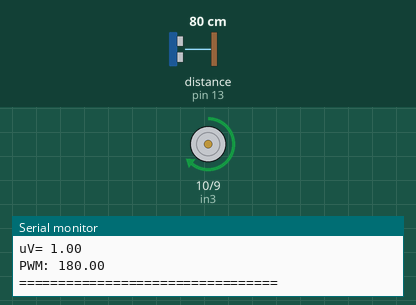
Recording of a sketch running on a simulated Arduino Uno, built with avr-gcc and run on an emulated ATmega328P. On the bench: motor-driver pin pairs drawn as motors (green arrow = first pin HIGH = forward, orange = second pin HIGH = backward, longer = more drive, scaled by the enable pin), the last lines printed to the serial monitor. Wiring (inferred from the names in the program): ultrasonic range finder: trigger pin 12; echo pin 13. The test bench sets the inputs (shaded band); at power-on: distance to the obstacle (sensor on pin 13) 80 cm. The echo pulse lasts 58.3 µs per cm.

Above: at 1.4 s.
1.5 s: distance to the obstacle (sensor on pin 13) set to 2 cm
At 2.5 s:
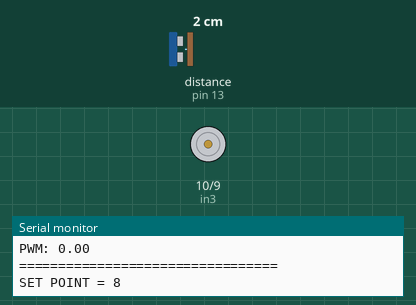
3.4 s: distance to the obstacle (sensor on pin 13) set to 7 cm
5.0 s: distance to the obstacle (sensor on pin 13) set to 9 cm
At 6.3 s:
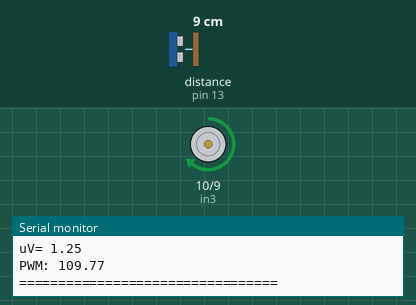
6.6 s: distance to the obstacle (sensor on pin 13) set to 4 cm
At 8.2 s:
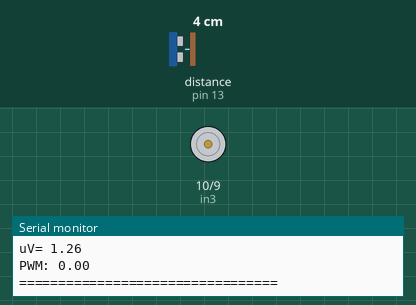
8.6 s: distance to the obstacle (sensor on pin 13) set to 18 cm
At 10.2 s:
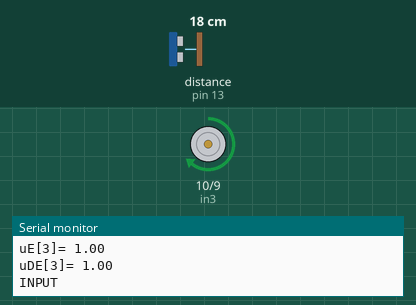
Timing chart, 0 to 11.5 s (numbered marks = the images above; inputs shaded):
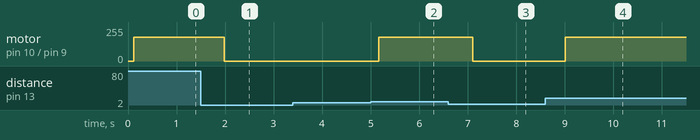

Measured:
- the behaviour switches between 8 and 9 cm on distance to the obstacle (sensor on pin 13) (found by bisection; images 1 and 2)
- after the input at 1.5 s, motor on pin 10 (in3) / pin 9 (in4): forward 180/255 → stopped after 0.49 s
- after the input at 5.0 s, motor on pin 10 (in3) / pin 9 (in4): stopped → forward 180/255 after 0.16 s
- after the input at 6.6 s, motor on pin 10 (in3) / pin 9 (in4): forward 180/255 → stopped after 0.50 s
- after the input at 8.6 s, motor on pin 10 (in3) / pin 9 (in4): stopped → forward 180/255 after 0.42 s

The sketch:

Source_Code.ino
```cpp
/*
SET POINT = 10cm dari sensor

E dan DE Trapesium Segitiga Trapesium
 -5 0 5

 JANGAN LUPA Set nya diatur sesuai keinginan
 ada di void setup line 39
*/
int ON,OZ,OP;
bool N, Z, P; //ERROR
bool NE, ZE, PE; // DE
float E, DE, ER;
float uE[3], uDE[3];
float V, uV;
float PWM, out;

int trigPin = 12;
int echoPin = 13;
int enB = 11;
int in4 = 9;
int in3 = 10;
int Set; // Set point

long durasi;
float jarak;

void setup(){
  Serial.begin(9600);
  pinMode(trigPin, OUTPUT);
  pinMode(echoPin, INPUT);
  pinMode(enB, OUTPUT);
  pinMode(in3, OUTPUT);
  pinMode(in4, OUTPUT);

  E = 0;
  DE = 0;
  ER = 0;
  Set = 8;

  N=0;
  Z=0;
  P=0;
  NE=0;
  ZE=0;
  PE=0;

  ON = -100;
  OZ = 0;
  OP = 100;

  }

void clr()
{
  N=0;
  Z=0;
  P=0;
  NE=0;
  ZE=0;
  PE=0;
  uE[1]=0;
  uE[2]=0;
  uE[3]=0;
  uDE[1]=0;
  uDE[2]=0;
  uDE[3]=0;
  V=0;
  uV=0;
  PWM=0;
   E=0;
//  DE=0;
}

void fuzzifikasi() {
//N uE[1]//cek bagian Ne
 if(E<0){
  N=1;
  if(E<0 && E>-5) uE[1]= -E/5;
  else uE[1]=1;
  Serial.print("uE[1]= ");Serial.println(uE[1]);
 }

//Z uE[2]//cek bagian Ze
 if(E>-5 && E<5){
 Z=1;
 if(E<0 && E>-5) uE[2]= (E+5)/5;
 else uE[2]=(5-E)/5;
  Serial.print("uE[2]= ");Serial.println(uE[2]);
 }

//P//cek bagian Pe
 if(E>0){
 P=1;
 if(E<5 && E>0) uE[3]= E/5;
 else uE[3]=1;
 Serial.print("uE[3]= ");Serial.println(uE[3]);
 }

//============================================================


//N///cek bagian NDE
 if(DE<0){
  NE=1;
  if(DE<=-5) uDE[1] = 1;
  else uDE[1]= -DE/5;
  Serial.print("uDE[1]= ");Serial.println(uDE[1]);
   }

//Z1//cek bagian ZDE
 if(DE>-5 && DE<5){
 ZE=1;
 if(DE<0 && DE>-5) uDE[2]=(DE+5)/5;
 else uDE[2]=(5-DE)/5;
 Serial.print("uDE[2]= ");Serial.println(uDE[2]);
}
//P//cek bagian PDE
 if(DE>0){
 PE=1;
  if(DE>0 && DE<5) uDE[3 ]= DE/5;
  else uDE[3]=1;
  Serial.print("uDE[3]= ");Serial.println(uDE[3]);
 }


}

//==========================================================

void inference(){

  if(N==1 && NE==1){
    V = V + (min(uDE[1],uE[1])*ON);
    uV= uV + min(uDE[1],uE[1]);
  }

  if(N==1 && ZE==1){
    V = V + (min(uDE[2],uE[1])*ON);
    uV= uV + min(uDE[2],uE[1]);
  }

  if(N==1 && PE==1){
    V = V + (min(uDE[3],uE[1])*ON);
    uV= uV + min(uDE[3],uE[1]);
  }

  if(Z==1 && NE==1){
    V = V + (min(uDE[1],uE[2])*ON);
    uV= uV + min(uDE[1],uE[2]);
  }

  if(Z==1 && ZE==1){
    V =  V+(min(uDE[2] ,uE[2])*OZ);
    uV=  uV + min(uDE[2],uE[2]);
  }

  if(Z==1 && PE==1){
    V = V + (min(uDE[3],uE[2])*OP);
    uV= uV + min(uDE[3],uE[2]);
  }

  if(P==1 && NE==1){
    V = V + (min(uDE[1],uE[3])*OP);
    uV = uV + min(uDE[1],uE[3]);
  }

  if(P==1 && ZE==1){
    V = V + (min(uDE[2],uE[3])*OP);
    uV = uV + min(uDE[2],uE[3]);
  }

  if(P==1 && PE==1){
    V = V + (min(uDE[3],uE[3])*OP);
    uV = uV + min(uDE[3],uE[3]);
  }
 }

void defuzzifikasi(){
  out = (V/uV);
  {
    if(out<=0)
    PWM=0;
    if (out>0)
    PWM = out + 80;
    if (PWM>=250)
    PWM = 250;
   }
}

void loop(){
Serial.print("SET POINT = "); Serial.println(Set);
Serial.print("Jarak = ");
Serial.println(jarak);
Serial.println();


digitalWrite(trigPin, LOW);
delayMicroseconds(2);
digitalWrite(trigPin, HIGH);
delayMicroseconds(10);
digitalWrite(trigPin, LOW);
durasi= pulseIn(echoPin, HIGH);
digitalWrite(in3, HIGH);
digitalWrite(in4, LOW);
jarak = durasi*0.034/2;
E = jarak - Set ;
DE = E - ER ;

fuzzifikasi();
inference();
defuzzifikasi();

ER = E;

Serial.println();
Serial.println("INPUT");
Serial.print("Error: ");
Serial.println(E);
Serial.print("Delta Error: ");
Serial.println(DE);
Serial.println();
Serial.println("OUTPUT");
Serial.print("V = "); Serial.println(V);
Serial.print("uV= "); Serial.println(uV);
Serial.print("PWM: ");
Serial.println(PWM);
Serial.println("=================================");

analogWrite(enB, PWM);

  delay(500);
  clr();
}
```
